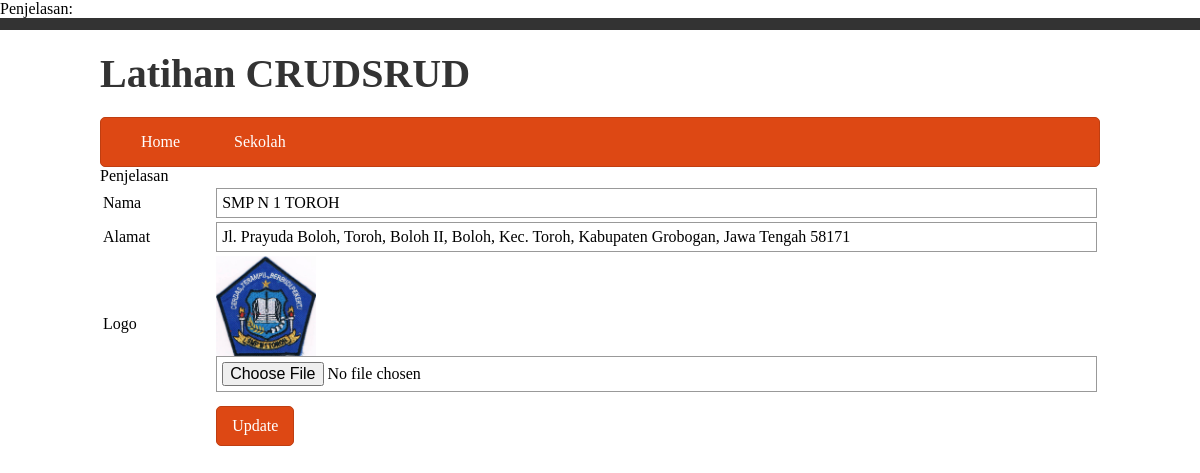
The app's page /index.php?p=sekolah&m=edit&id=5 with its own data.
### tables this page shows
CREATE TABLE `sekolah` (
  `id` int(11) NOT NULL,
  `nama` varchar(255) NOT NULL,
  `alamat` text NOT NULL,
  `logo` varchar(255) NOT NULL
);

### conf.php (called while the page is built, shortened)
<?php
function get($val){
 return
isset($_GET[$val])?htmlspecialchars($_GET[$val]):null;
}
function inc($val){
 include file_exists($val.'.php')?$val.'.php':'nofile.php';
}
?>

### tampilan/sekolah/edit.php (the view, shortened to what this page needs)
<?php
$hasil = $koneksi->prepare("SELECT * FROM sekolah WHERE `id` =
'".get('id')."'");
$hasil->execute();
$data = $hasil->fetch(PDO::FETCH_ASSOC);
?>
<form method="POST"
action="proses/sekolah/update.php"enctype="multipart/form-data">
 <table>
  <tr>
   <td>Nama</td>
   <td><input type="text" name="nama" value="<?php
echo $data['nama'];?>"></td>
  </tr>
  <tr>
   <td>Alamat</td>
   <td><input type="text" name="alamat" value="<?php
echo $data['alamat'];?>"></td>
  </tr>
  <tr>
   <td>Logo</td>
   <td><img class="img-small" src="assets/<?php echo
$data['logo'];?>">
  <input type="file" name="logo"></td>
  </tr>
  <tr>
   <td></td>
   <td><button type="submit">Update</button></td>
  </tr>
 </table>
</form>

### assets/css/css.css (style rules this page uses)
* { outline: none; }
body { margin: 0; font-family: Candara; }
button,.btn { background: #dd4814; border:1px solid #bf3e11; border-radius: 5px; padding: 10px 15px; color:white; display: inline-block; margin: 10px 0; font-family: Candara; font-size: 12pt; }
.img-small { max-width: 100px; max-height: 100px; }
table { width: 100%; }
input { font-size: 12pt; font-family: Candara; padding: 5px; width: 100%; border:1px solid #999; }

### records on screen
sekolah: nama "SMP N 1 TOROH", alamat "Jl. Prayuda Boloh, Toroh, Boloh II, Boloh, Kec. Toroh, Kabupaten Grobogan, Jawa Tengah 58171", logo (picture)
